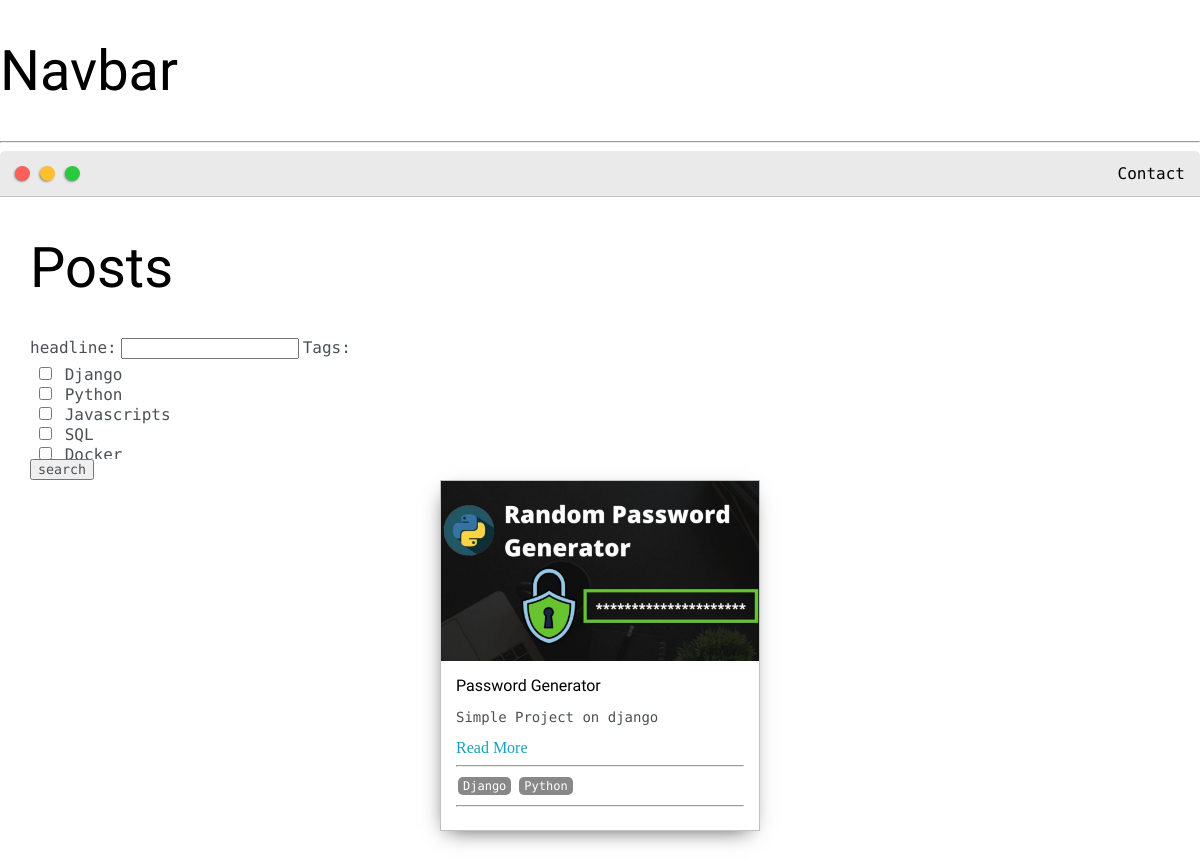
The app's page /posts/, older data.
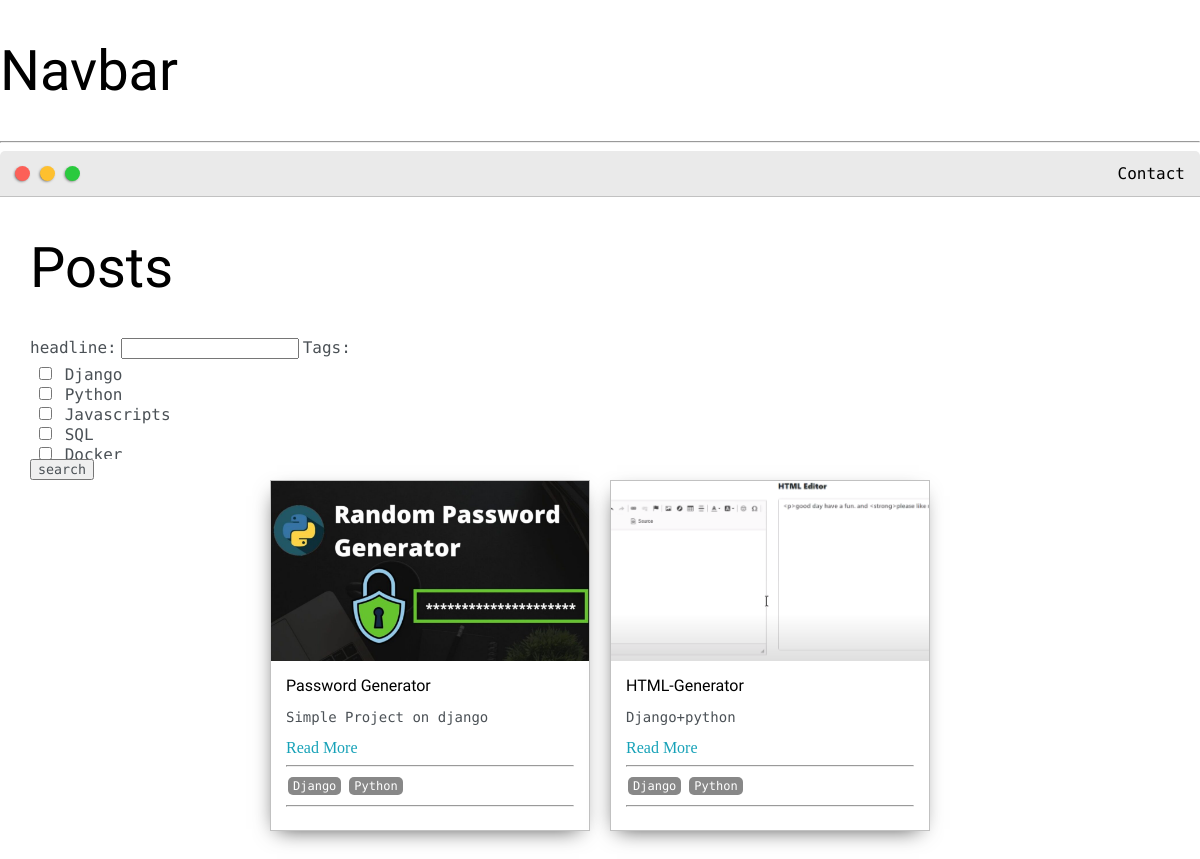
The same page, newer data.
### base/models.py (models this page shows, shortened)
class Post(models.Model):
    headline = models.CharField(max_length=200)
    sub_headline = models.CharField(max_length=200 ,null=True, blank=True )
    thumbnail = models.ImageField(null=True, blank=True, upload_to="images",default="placeholder.png")
    body = RichTextUploadingField(null=True , blank=True)
    created = models.DateTimeField(auto_now_add=True)
    active = models.BooleanField(default=False)
    featured = models.BooleanField(default=False)
    tags = models.ManyToManyField(Tag,null = True)
    slug = models.SlugField(null=True, blank=True)

class Tag(models.Model):
    name = models.CharField(max_length=200)
    def __str__(self):
        return self.name

### base/views.py (the view)
# urls.py: path('posts/', views.posts, name="posts"),
def posts(request):
    posts = Post.objects.filter(active=True)
    myFilter = PostFilter(request.GET,queryset=posts)
    posts = myFilter.qs
    page = request.GET.get('page')
    paginator = Paginator(posts, 5)
    try:
        posts = paginator.page(page)
    except PageNotAnInteger:
        posts = paginator.page(1)
    except EmptyPage:
        posts = paginator.page(paginator.num_pages)
    context = {'posts':posts, 'myFilter':myFilter}
    return render(request,'base/posts.html', context)

### base/templates/base/posts.html (shortened to what this page needs)
{% extends 'base/main.html' %}
{% load static %}
{% load crispy_forms_tags%}
{% block content%}
<div class="main-container">
    <h1> Posts </h1>
    <form method="GET">
        {{myFilter.form}}
        <input class="btn btn-primary" type="submit" value="search">
    </form>
    <div class="post-wrapper">
        {% for post in posts %}
        <div>
            <div class="post">
                <img class="thumbnail" src="{{post.thumbnail.url}}">
                <div class="post-preview">
                    <h6 class="post-title">{{post.headline}}</h6>
                    <p class="post-intro">{{post.sub_headline}}</p>
                    <a href="{% url 'post' post.slug %}">Read More</a>
                    <hr>
                    {% for tag in post.tags.all %}
                    <span class="tag">
									{{ tag }}
								</span>
                    {% endfor %}
                    <hr>
                </div>
            </div>
        </div>
        {% empty %}
        <h3>No post found</h3>
        {%endfor%}
    </div>
</div>
{% endblock content %}

### base/templates/base/main.html (shortened to what this page needs)
<!DOCTYPE html>
{% load static %}
<html lang="en">
<head>
	<link rel="stylesheet" type="text/css" href="{% static 'css/default.css' %}">
</head>
<body>
<h1>Navbar</h1>
<hr>
{% include 'base/navbar.html' %}
{% block content %}
{% endblock content %}
</body>
</html>

### base/templates/base/navbar.html (shortened to what this page needs)
<div class="nav-wrapper">
    <a href="{% url 'home'%}">
        <div class="dots-wrapper">
            <div id="dot-1" class="browser-dot"></div>
            <div id="dot-2" class="browser-dot"></div>
            <div id="dot-3" class="browser-dot"></div>
        </div>
    </a>
    <ul id="navigation">
        <li><a href="{%url 'home'%}" >Contact</a></li>
    </ul>
</div>

### static/css/default.css (style rules this page uses)
:root { --mainColor:#eaeaea; --secondaryColor:#fff; --borderColor:#c1c1c1; --mainText:black; --secondaryText:#4b5156; --themeDotBorder:#24292e; --previewBg:rgb(251, 249, 243, 0.8); --previewShadow:#f0ead6; --buttonColor:black; }
html, body { padding: 0; margin: 0; scroll-behavior: smooth; }
body * { transition: 0.3s; }
h1, h2, h3, h4, h5, h6, strong { color: var(--mainText); font-family: 'Russo One', sans-serif; font-weight: 500; }
p, li, span, label, input, textarea { color: var(--secondaryText); font-family: 'Roboto Mono', monospace; }
a { text-decoration: none; color:#17a2b8; }
ul { list-style: none; }
h1 { font-size: 56px; }
h6 { font-size: 16px; }
.main-container { width: 1200px; margin: 0 auto; }
.nav-wrapper { border-radius:5px 5px 0 0; grid-area:nav-wrapper; border-bottom: 1px solid var(--borderColor); display: flex; justify-content: space-between; align-items: center; background-color: var(--mainColor); }
#navigation a { color:var(--mainText); }
#navigation { margin:0; padding: 10px; }
#navigation li { display: inline-block; margin-right: 5px; margin-left:5px; }
.dots-wrapper { display: flex; padding: 10px; }
#dot-1 { background-color: #FC6058; }
#dot-2 { background-color: #FEC02F; }
#dot-3 { background-color: #2ACA3E; }
.browser-dot { background-color: black; height: 15px; width: 15px; border-radius: 50%; margin: 5px; -webkit-box-shadow: -1px 1px 3px -1px rgba(0,0,0,0.75); -moz-box-shadow: -1px 1px 3px -1px rgba(0,0,0,0.75); box-shadow: -1px 1px 3px -1px rgba(0,0,0,0.75); }
.post-wrapper { display: grid; grid-template-columns: repeat(auto-fit, 320px); gap:20px; justify-content: center; padding-bottom: 50px; }
.post { border:1px solid var(--borderColor); -webkit-box-shadow: -2px 7px 21px -9px rgba(0,0,0,0.75); -moz-box-shadow: -2px 7px 21px -9px rgba(0,0,0,0.75); box-shadow: -2px 7px 21px -9px rgba(0,0,0,0.75); }
.thumbnail { display: block; width: 100%; height:180px; object-fit: cover; }
.post-preview { background-color: #fff; padding:15px; }
.post-title { color:black; margin: 0; }
.post-intro { color:#4b5156; font-size: 14px; }
.tag { display:inline-block; color:#fff; background-color: #888; border-radius: 5px; margin: 2px; padding: 2px 5px; font-size: 12px; }
@media screen and (max-width: 1200px) { .main-container { width: 95%; } }

### base/templates/base/posts.html (style rules this page uses)
#id_tags { overflow-y: scroll; max-height: 90px; border-radius:5px; padding: 5px; }

Row changes from the older to the newer data that the page shows:
added Post: thumbnail (picture), headline "HTML-Generator", sub_headline "Django+python", Tag (name "Django"), Tag (name "Python")
